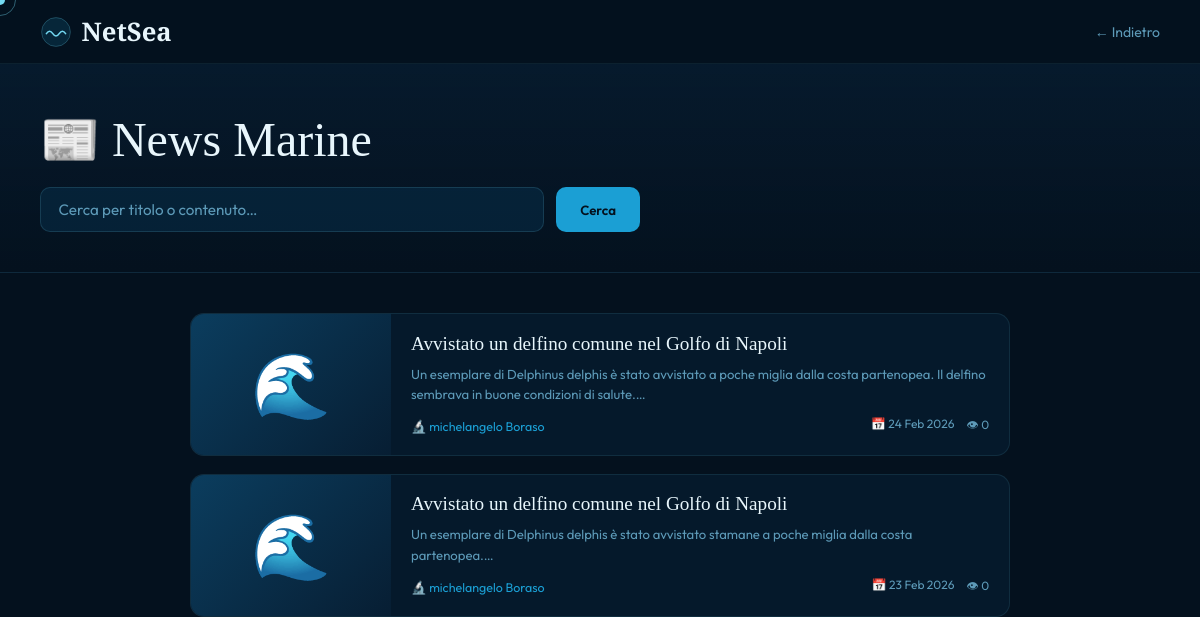
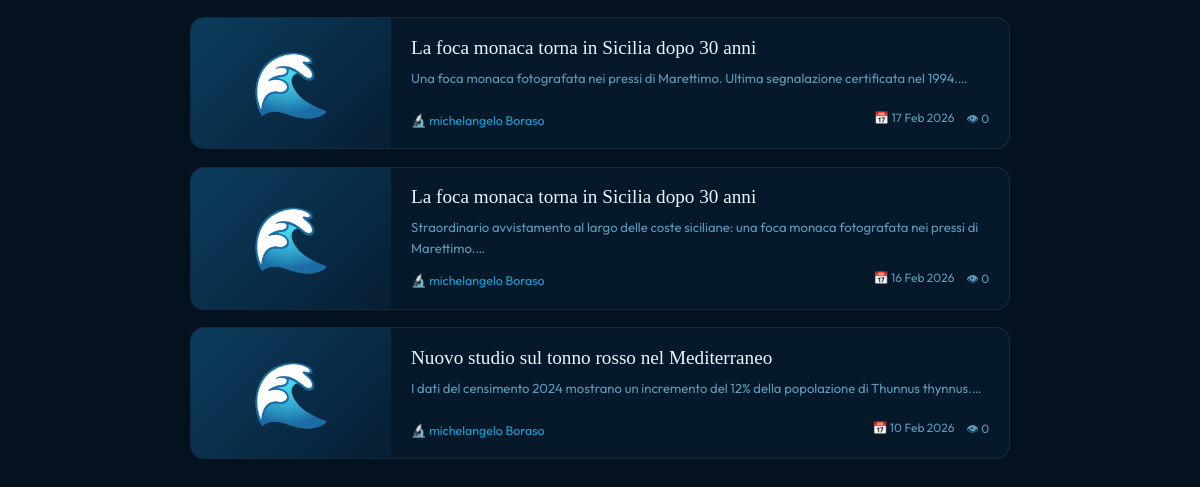
Before: /news.php with the older database file (2 pictures, top to bottom).
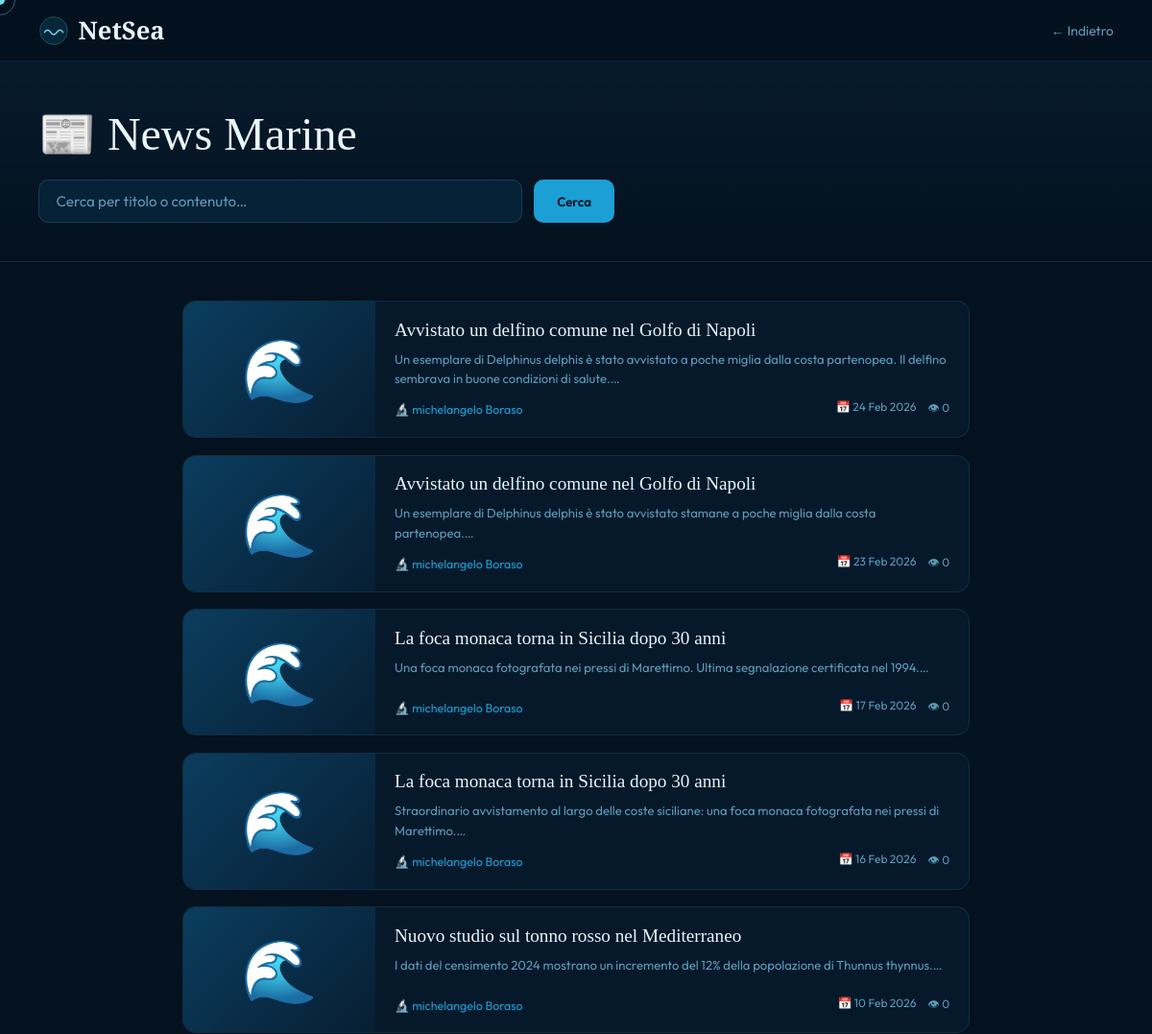
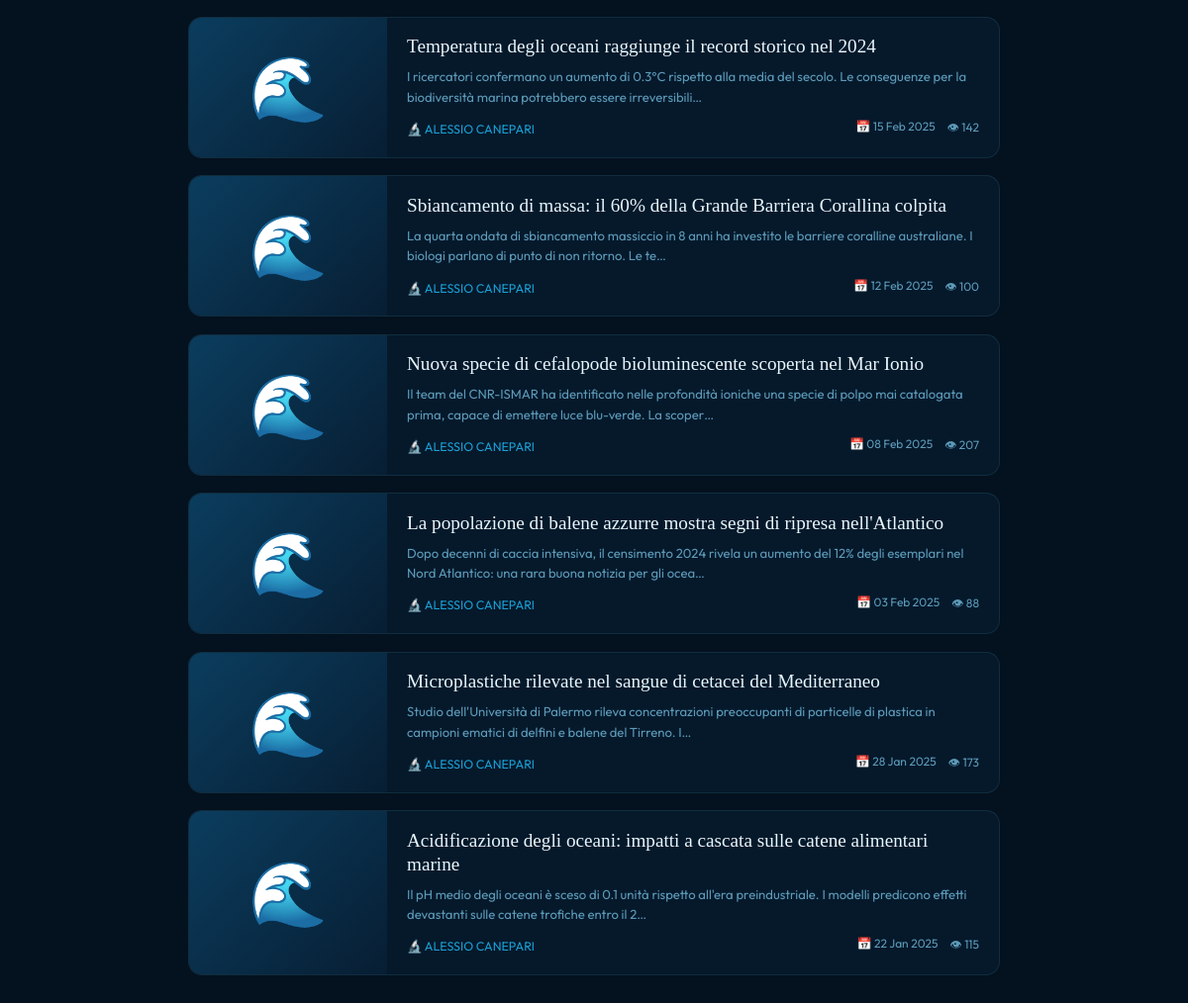
After: the same page with the newer database file (2 pictures, top to bottom).
### tables this page shows
CREATE TABLE `news` (
  `id_news` int(11) NOT NULL,
  `titolo` varchar(150) DEFAULT NULL,
  `contenuto` text DEFAULT NULL,
  `copertina` text DEFAULT NULL,
  `data_pub` date DEFAULT NULL,
  `visualizzazioni` int(11) DEFAULT NULL,
  `id_ricercatore` int(11) DEFAULT NULL
);

CREATE TABLE `utente` (
  `id_utente` int(11) NOT NULL,
  `username` varchar(50) DEFAULT NULL,
  `password_hash` text DEFAULT NULL,
  `email` varchar(150) DEFAULT NULL,
  `nome` varchar(100) DEFAULT NULL,
  `cognome` varchar(100) DEFAULT NULL,
  `data_registrazione` date DEFAULT NULL,
  `is_admin` tinyint(1) DEFAULT 0,
  `foto_profilo` varchar(255) DEFAULT NULL
);

### news.php (the view, shortened to what this page needs)
<?php
require 'config.php';
$q = trim($_GET['q'] ?? '');
$like = '%' . $q . '%';
if ($q) {
    $stmt = $connessione->prepare("
        SELECT n.*, u.nome AS nome_autore, u.cognome AS cognome_autore
        FROM news n
        JOIN ricercatore r ON n.id_ricercatore = r.id_ricercatore
        JOIN utente u ON r.id_ricercatore = u.id_utente
        WHERE n.titolo LIKE ? OR n.contenuto LIKE ?
        ORDER BY n.data_pub DESC
    ");
    $stmt->execute([$like, $like]);
} else {
    $stmt = $connessione->query("
        SELECT n.*, u.nome AS nome_autore, u.cognome AS cognome_autore
        FROM news n
        JOIN ricercatore r ON n.id_ricercatore = r.id_ricercatore
        JOIN utente u ON r.id_ricercatore = u.id_utente
        ORDER BY n.data_pub DESC
    ");
}
$tutte_news = $stmt->fetchAll();
?>
<!DOCTYPE html>
<html lang="it">
<head>
  <link rel="stylesheet" href="style.css">
</head>
<body>
<nav>
  <a href="index.php" class="nav-logo">
    <svg viewBox="0 0 40 40" fill="none">
      <circle cx="20" cy="20" r="18" fill="rgba(27,159,212,.15)" stroke="rgba(114,215,240,.3)" stroke-width="1"/>
      <path d="M8 22 Q12 16 16 22 Q20 28 24 22 Q28 16 32 22" stroke="#72d7f0" stroke-width="2" fill="none" stroke-linecap="round"/>
    </svg>
    NetSea
  </a>
  <a href="javascript:history.back()" class="nav-back">← Indietro</a>
</nav>
<div class="page-hero">
  <h1>📰 News Marine</h1>
  <form class="search-bar" method="GET" action="news.php">
    <input type="text" name="q" value="<?= htmlspecialchars($q) ?>"
           placeholder="Cerca per titolo o contenuto…" autocomplete="off">
    <button type="submit">Cerca</button>
  </form>
</div>
<div class="main">
  <?php if (empty($tutte_news)): ?>
    <div class="empty">
      <div>🌊</div>
      <p><?= $q ? 'Nessuna news trovata per questa ricerca.' : 'Nessuna news pubblicata ancora.' ?></p>
    </div>
  <?php else: ?>
    <?php foreach ($tutte_news as $n):
      $data   = $n['data_pub'] ? date('d M Y', strtotime($n['data_pub'])) : '';
      $autore = trim(($n['nome_autore'] ?? '') . ' ' . ($n['cognome_autore'] ?? ''));
      $isImg  = !empty($n['copertina']) && preg_match('/\.(jpg|jpeg|png|gif|webp)$/i', $n['copertina']);
    ?>
    <a href="news_detail.php?id=<?= $n['id_news'] ?>" class="news-card">
      <div class="news-card-img">
        <?php if ($isImg): ?>
          <img src="<?= htmlspecialchars($n['copertina']) ?>" alt="">
        <?php else: ?>
          🌊
        <?php endif; ?>
      </div>
      <div class="news-card-body">
        <h3><?= htmlspecialchars($n['titolo']) ?></h3>
        <p><?= htmlspecialchars(mb_substr($n['contenuto'] ?? '', 0, 150)) ?>…</p>
        <div class="news-card-footer">
          <span class="news-autore">🔬 <?= htmlspecialchars($autore) ?></span>
          <div class="news-meta">
            <span>📅 <?= $data ?></span>
            <span>👁 <?= (int)($n['visualizzazioni'] ?? 0) ?></span>
          </div>
        </div>
      </div>
    </a>
    <?php endforeach; ?>
  <?php endif; ?>
</div>
</body>
</html>

### style.css (style rules this page uses)
*, *::before, *::after { box-sizing: border-box; margin: 0; padding: 0; }
:root { --ink: #04111e; --deep: #071e33; --ocean: #0b3d5e; --mid: #1267a0; --wave: #1b9fd4; --foam: #72d7f0; --pearl: #e8f6fc; --sand: #f5ede0; --sand2: #e8d9c4; --coral: #e05a3a; --kelp: #2cb89b; --gold: #f0c040; --text: #c5e4f5; --muted: #5d9ab8; --ease: cubic-bezier(.25,.46,.45,.94); }
html { scroll-behavior: smooth; }
body { font-family: 'Outfit', sans-serif; background: var(--ink); color: var(--text); overflow-x: hidden; cursor: none; }
a { color: var(--wave); text-decoration: none; transition: color .2s; }
nav { position: sticky; top: 0; z-index: 200; height: 64px; display: flex; align-items: center; padding: 0 2.5rem; gap: 1rem; background: rgba(4,17,30,.95); border-bottom: 1px solid rgba(114,215,240,.08); }
.nav-logo { display: flex; align-items: center; gap: .6rem; text-decoration: none; font-family: 'Cormorant Garamond', serif; font-size: 1.6rem; font-weight: 600; color: var(--pearl); }
.nav-logo svg, .nav-logo-wave svg { width: 32px; height: 32px; }
.nav-back { margin-left: auto; color: var(--muted); font-size: .875rem; transition: color .2s; }
h1, h2, h3 { font-family: 'Cormorant Garamond', serif; font-weight: 400; color: var(--pearl); }
h1 { font-size: clamp(1.8rem, 4vw, 3rem); line-height: 1.15; margin-bottom: .75rem; }
h3 { font-size: 1.15rem; line-height: 1.3; }
input[type=text], input[type=email], input[type=password], input[type=url], input[type=number], select, textarea { width: 100%; padding: .8rem 1rem; background: rgba(11,61,94,.3); border: 1px solid rgba(114,215,240,.15); border-radius: 10px; color: var(--pearl); font-family: 'Outfit', sans-serif; font-size: .95rem; outline: none; transition: border-color .2s, box-shadow .2s, background .2s; }
input::placeholder, textarea::placeholder { color: var(--muted); }
.page-hero { padding: 3rem 2.5rem 2.5rem; background: linear-gradient(180deg, rgba(7,30,51,.7), var(--ink)); border-bottom: 1px solid rgba(114,215,240,.08); }
.page-hero h1 { font-size: clamp(2rem, 4vw, 3rem); margin-bottom: 1.25rem; }
.main { max-width: 900px; margin: 2.5rem auto 5rem; padding: 0 2.5rem; }
.search-bar { display: flex; gap: .75rem; max-width: 600px; }
.search-bar input { flex: 1; padding: .75rem 1.1rem; background: rgba(11,61,94,.35); border: 1px solid rgba(114,215,240,.15); border-radius: 10px; color: var(--pearl); font-family: 'Outfit', sans-serif; font-size: .95rem; outline: none; }
.search-bar input::placeholder { color: var(--muted); }
.search-bar button { padding: .75rem 1.5rem; background: var(--wave); color: var(--ink); border: none; border-radius: 10px; font-family: 'Outfit', sans-serif; font-weight: 600; cursor: pointer; transition: background .2s; }
.news-card { display: grid; grid-template-columns: 200px 1fr; background: rgba(11,61,94,.2); border: 1px solid rgba(114,215,240,.1); border-radius: 14px; overflow: hidden; margin-bottom: 1.1rem; text-decoration: none; transition: border-color .2s, transform .2s; }
.news-card-img { background: linear-gradient(135deg,var(--ocean),var(--deep)); display: flex; align-items: center; justify-content: center; font-size: 4rem; min-height: 130px; position: relative; overflow: hidden; }
.news-card-body { padding: 1.1rem 1.25rem; display: flex; flex-direction: column; justify-content: space-between; }
.news-card-body h3 { font-family: 'Cormorant Garamond', serif; font-size: 1.2rem; color: var(--pearl); font-weight: 400; line-height: 1.25; margin-bottom: .5rem; }
.news-card-body p { color: var(--muted); font-size: .82rem; line-height: 1.55; display: -webkit-box; -webkit-line-clamp: 2; -webkit-box-orient: vertical; overflow: hidden; margin-bottom: .75rem; flex: 1; }
.news-card-footer { display: flex; align-items: center; justify-content: space-between; gap: .5rem; flex-wrap: wrap; }
.news-autore { font-size: .78rem; color: var(--wave); }
.news-meta { display: flex; gap: .75rem; font-size: .75rem; color: var(--muted); }

Changed rows visible on the page:
added news: titolo "Temperatura degli oceani raggiunge il record storico nel 2024", contenuto "I ricercatori confermano un aumento di 0.3°C rispetto alla media del secolo. Le conseguenze per la biodiversità marina potrebbero essere irreversibili", utente.nome+cognome "ALESSIO CANEPARI", data_pub "15 Feb 2025", visualizzazioni "142"
added news: titolo "Sbiancamento di massa: il 60% della Grande Barriera Corallina colpita", contenuto "La quarta ondata di sbiancamento massiccio in 8 anni ha investito le barriere coralline australiane. I biologi parlano di punto di non ritorno. Le te", utente.nome+cognome "ALESSIO CANEPARI", data_pub "12 Feb 2025", visualizzazioni "100"
added news: titolo "Nuova specie di cefalopode bioluminescente scoperta nel Mar Ionio", contenuto "Il team del CNR-ISMAR ha identificato nelle profondità ioniche una specie di polpo mai catalogata prima, capace di emettere luce blu-verde. La scoper", utente.nome+cognome "ALESSIO CANEPARI", data_pub "08 Feb 2025", visualizzazioni "207"
added news: titolo "La popolazione di balene azzurre mostra segni di ripresa nell'Atlantico", contenuto "Dopo decenni di caccia intensiva, il censimento 2024 rivela un aumento del 12% degli esemplari nel Nord Atlantico: una rara buona notizia per gli ocea", utente.nome+cognome "ALESSIO CANEPARI", data_pub "03 Feb 2025", visualizzazioni "88"
added news: titolo "Microplastiche rilevate nel sangue di cetacei del Mediterraneo", contenuto "Studio dell'Università di Palermo rileva concentrazioni preoccupanti di particelle di plastica in campioni ematici di delfini e balene del Tirreno. I", utente.nome+cognome "ALESSIO CANEPARI", data_pub "28 Jan 2025", visualizzazioni "173"
added news: titolo "Acidificazione degli oceani: impatti a cascata sulle catene alimentari marine", contenuto "Il pH medio degli oceani è sceso di 0.1 unità rispetto all'era preindustriale. I modelli predicono effetti devastanti sulle catene trofiche entro il 2", utente.nome+cognome "ALESSIO CANEPARI", data_pub "22 Jan 2025", visualizzazioni "115"
